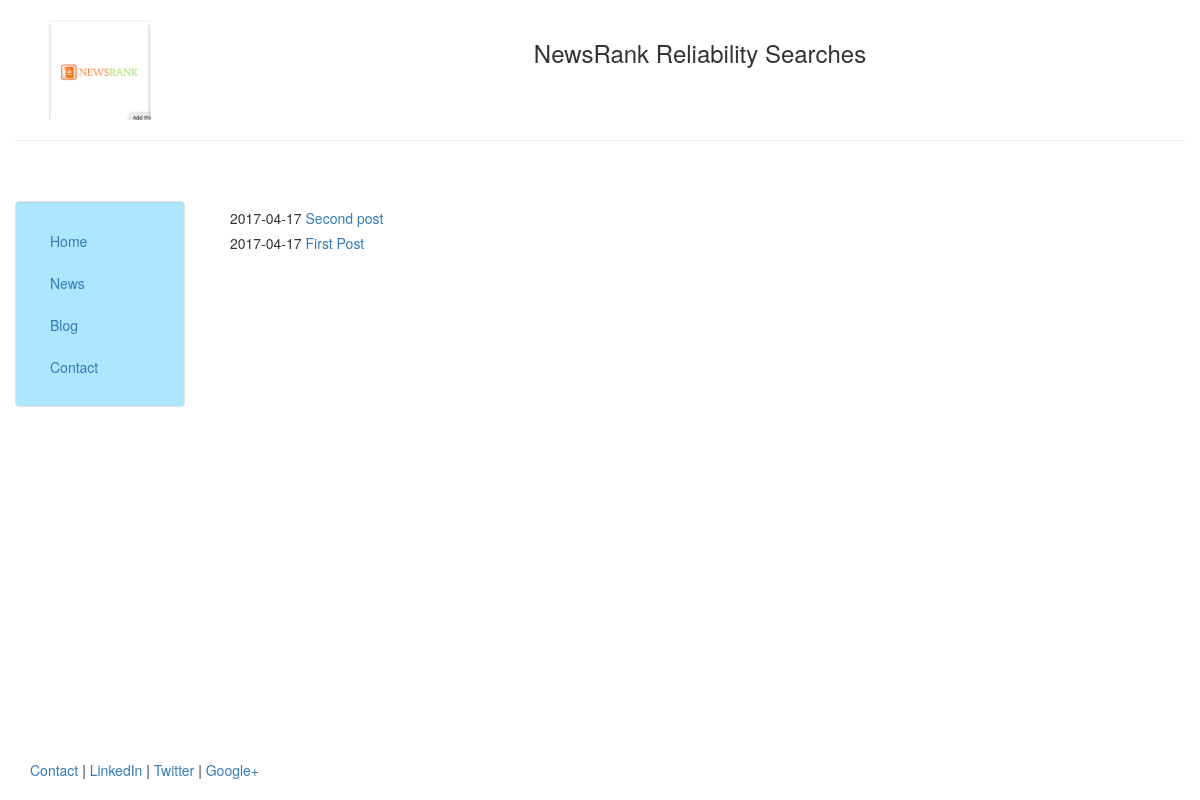
The page /blog/ on the database as committed earlier.
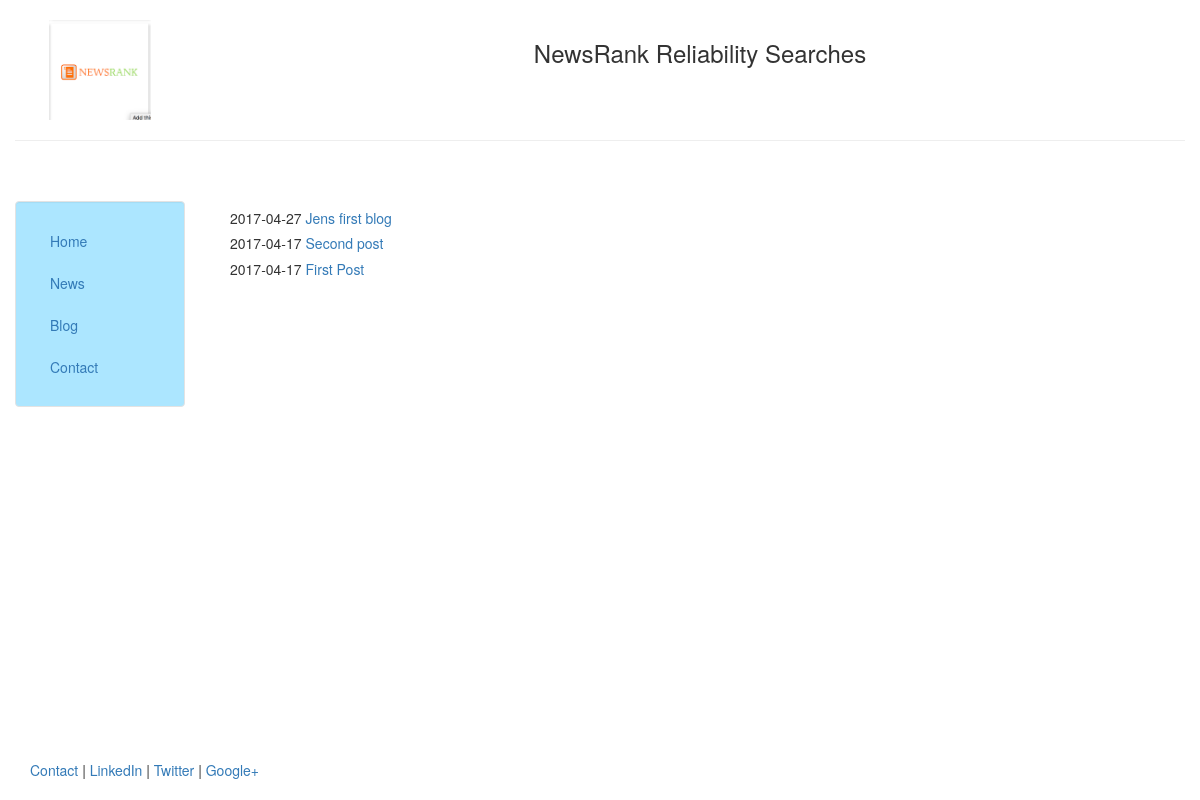
The same page on the database as committed later.
### blog/models.py (models this page shows, shortened)
class Post(models.Model):
    title = models.CharField(max_length = 140)
    body = models.TextField()
    date = models.DateTimeField()

### blog/templates/blog/blog.html
{% extends "personal/header.html" %}
{% block content %}
{% for post in object_list %}
<h5>{{ post.date|date:"Y-m-d" }}<a href="/blog/{{post.id}}"> {{post.title}}</a></h5>
{% endfor %}
{% endblock %}

Rows that differ between the two databases and show on the page:
added Post: date "2017-04-27", title "Jens first blog"
